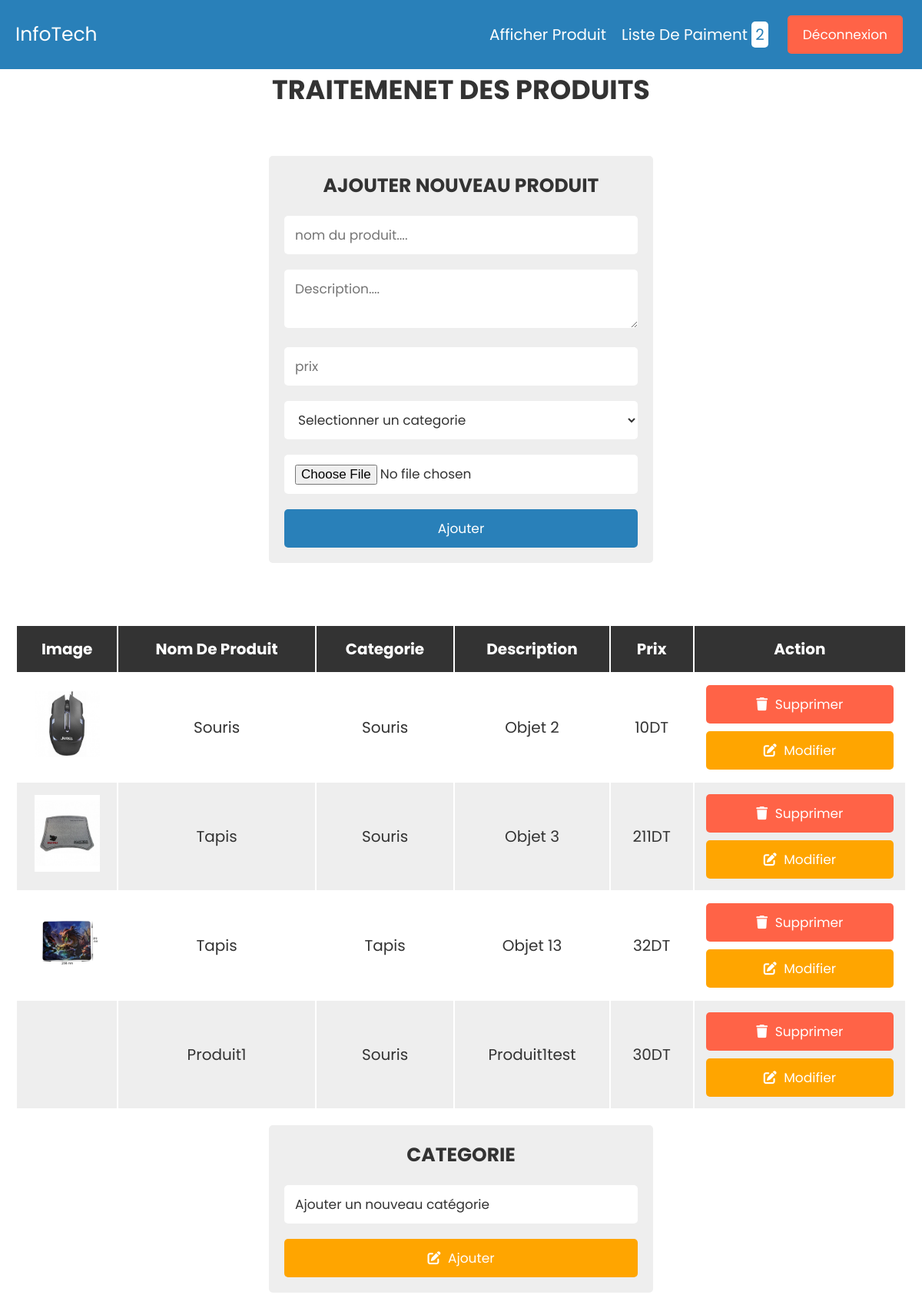
Page /projetrapport/admin.php on the committed database.
### tables this page shows
CREATE TABLE `produit` (
  `idproduit` int(11) NOT NULL,
  `nomproduit` varchar(11) NOT NULL,
  `prix` int(11) NOT NULL,
  `image` varchar(40) NOT NULL,
  `description` text NOT NULL,
  `idcategorie` int(11) NOT NULL
);

CREATE TABLE `categorie` (
  `idcategorie` int(11) NOT NULL,
  `nomcategorie` varchar(255) NOT NULL
);

### projetrapport/admin.php (the view, shortened to what this page needs)
<?php
@include 'config.php';
?>
<!DOCTYPE html>
<html lang="en">
<head>
   <link rel="stylesheet" href="https://cdnjs.cloudflare.com/ajax/libs/font-awesome/6.0.0/css/all.min.css">
<link rel="stylesheet" href="css/style.css">
</head>
<body>
<?php include 'header.php'; ?>
<h1 class="heading">Traitemenet des Produits</h1>
   <div class="container">
      <section>
         <form action="" method="post" class="add-product-form" enctype="multipart/form-data">
            <h3>Ajouter Nouveau Produit </h3>
            <input type="text" name="p_name" placeholder="nom du produit...." class="box" required>
            <textarea class="box" required name="p_description" placeholder="Description...."></textarea>
            <input type="number" name="p_price" min="0" placeholder="prix " class="box" required>
            <select name="p_idcategorie" class="box" aria-label=".form-select-lg example">
               <option disabled selected>Selectionner un categorie </option>
            </select>
            <input type="file" name="p_image" accept="image/png, image/jpg, image/jpeg" class="box" required>
            <input type="submit" value="Ajouter" name="add_product" class="btn">
         </form>
      </section>
      <section>
</div>
      <section class="display-product-table">
         <table>
            <thead>
               <th>image</th>
               <th>nom de produit </th>
               <th>Categorie</th>
               <th>description </th>
               <th>prix </th>
               <th>action</th>
            </thead>
            <tbody>
               <?php
               $select_products = mysqli_query($conn, "SELECT p.*,c.nomcategorie FROM `produit`p,categorie c WHERE p.idcategorie=c.idcategorie ");
               if (mysqli_num_rows($select_products) > 0) {
                  while ($row = mysqli_fetch_assoc($select_products)) {
               ?>
                     <tr>
                        <td><img src="uploaded_img/<?php echo $row['image']; ?>" height="100" alt=""></td>
                        <td><?php echo $row['nomproduit']; ?></td>
                        <td><?php echo $row['nomcategorie']; ?></td>
                        <td><?php echo $row['description']; ?></td>
                        <td><?php echo $row['prix']; ?>DT</td>
                        <td colspan="2">
                           <a href="admin.php?delete=<?php echo $row['idproduit']; ?>" class="delete-btn" onclick="return confirm('are your sure you want to delete this?');"> <i class="fas fa-trash"></i> Supprimer </a>
                           <a href="admin.php?edit=<?php echo $row['idproduit']; ?>" class="option-btn"> <i class="fas fa-edit"></i> Modifier </a>
                        </td>
                     </tr>
               <?php
                  };
               } else {
                  echo "<div class='empty'>no product added</div>";
               };
               ?>
            </tbody>
         </table>
         <form action="<?php echo $_SERVER["PHP_SELF"];?>" method="GET" class="add-product-form" enctype="multipart/form-data">
            <h3>Categorie </h3>
            <div>
            <input type="text" class="box" name="a_nomcategorie" value="Ajouter un nouveau catégorie">
            <a href="admin.php?add_categorie=a_nomcategorie" class="option-btn"> <i class="fas fa-edit"></i> Ajouter </a>
            </div>
      </section>
</body>
</html>

### projetrapport/header.php (shortened to what this page needs)
<?php
  $class=$_SESSION['class'];
?>
<header class="header">
   <div class="flex">
      <a href="#" class="logo">InfoTech</a>
<?php
if ($class=='Admin'){
echo'<nav class="navbar"><a href="admin.php">Ajouter Produit</a></nav>  ';}
elseif($class=='Admin Principale'){
   echo'<nav class="navbar">
   <a href="admin.php">Ajouter Produit</a>
   <a href="gestion.php">Gestion des Comptes</a>
   </nav>  ';}
else{ echo'<nav class="navbar">
   <a href="products.php">Afficher Produit</a>
</nav>';
$select_rows = mysqli_query($conn, "SELECT * FROM `cart`") or die('query failed');
$row_count = mysqli_num_rows($select_rows);
echo'<a href="cart.php" class="cart">Liste De Paiment <span> '.$row_count.'</span> </a>
<div id="menu-btn" class="fas fa-bars"></div>';}
   ?>
   <a href="login.php"
   onclick="return confirm('deconnecter ?');"
   class="info-btn">Déconnexion</a>
   </div>
</header>

### projetrapport/css/style.css (style rules this page uses)
:root { --blue:#2980b9; --red:tomato; --orange:orange; --black:#333; --white:#fff; --bg-color:#eee; --dark-bg:rgba(0,0,0,.7); --box-shadow:0 .5rem 1rem rgba(0,0,0,.1); --border:.1rem solid #999; }
* { font-family: 'Poppins', sans-serif; margin:0; padding:0; box-sizing: border-box; outline: none; border:none; text-decoration: none; text-transform: capitalize; }
html { font-size: 62.5%; overflow-x: hidden; }
.container { max-width: 1200px; margin:0 auto; }
section { padding:2rem; }
.heading { text-align: center; font-size: 3.5rem; text-transform: uppercase; color:var(--black); margin-bottom: 2rem; }
.btn, .option-btn, .delete-btn { display: block; width: 100%; text-align: center; background-color: var(--blue); color:var(--white); font-size: 1.7rem; padding:1.2rem 3rem; border-radius: .5rem; cursor: pointer; margin-top: 1rem; }
.option-btn i, .delete-btn i { padding-right: .5rem; }
.option-btn { background-color: var(--orange); }
.delete-btn { margin-top: 0; background-color: var(--red); }
.header { background-color: var(--blue); position: sticky; top:0; left:0; z-index: 1000; }
.header .flex { display: flex; align-items: center; padding:1.5rem 2rem; max-width: 1200px; margin:0 auto; }
.header .flex .logo { margin-right: auto; font-size: 2.5rem; color:var(--white); }
.header .flex .navbar a { margin-left: 2rem; font-size: 2rem; color:var(--white); text-decoration :none; }
.header .flex .cart { margin-left: 2rem; font-size: 2rem; color:var(--white); }
.header .flex .cart span { padding:.3rem .5rem; border-radius: .5rem; background-color: var(--white); color:var(--blue); font-size: 2rem; }
.add-product-form { max-width: 50rem; background-color: var(--bg-color); border-radius: .5rem; padding:2rem; margin:0 auto; margin-top: 2rem; }
.add-product-form h3 { font-size: 2.5rem; margin-bottom: 1rem; color:var(--black); text-transform: uppercase; text-align: center; }
.add-product-form .box { text-transform: none; padding:1.2rem 1.4rem; font-size: 1.7rem; color:var(--black); border-radius: .5rem; background-color: var(--white); margin:1rem 0; width: 100%; }
.display-product-table table { width: 100%; text-align: center; }
.display-product-table table thead th { padding:1.5rem; font-size: 2rem; background-color: var(--black); color:var(--white); }
.display-product-table table td { padding:1.5rem; font-size: 2rem; color:var(--black); }
.display-product-table table td:first-child { padding:0; }
.display-product-table table tr:nth-child(even) { background-color: var(--bg-color); }
.header .flex .info-btn { margin: 0.5rem; display: block; text-align: center; background-color: var(--red); color:var(--white); font-size: 1.7rem; padding:1.2rem 2rem; border-radius: .5rem; cursor: pointer; }

### rows in the picture
produit: image (picture), nomproduit "Souris", idcategorie.nomcategorie "Souris", description "Objet 2", prix "10"
produit: image (picture), nomproduit "Tapis", idcategorie.nomcategorie "Souris", description "Objet 3", prix "211"
produit: image (picture), nomproduit "Tapis", idcategorie.nomcategorie "Tapis", description "Objet 13", prix "32"
produit: nomproduit "Produit1", idcategorie.nomcategorie "Souris", description "Produit1test", prix "30"

### other values in the picture
$row_count "2"
